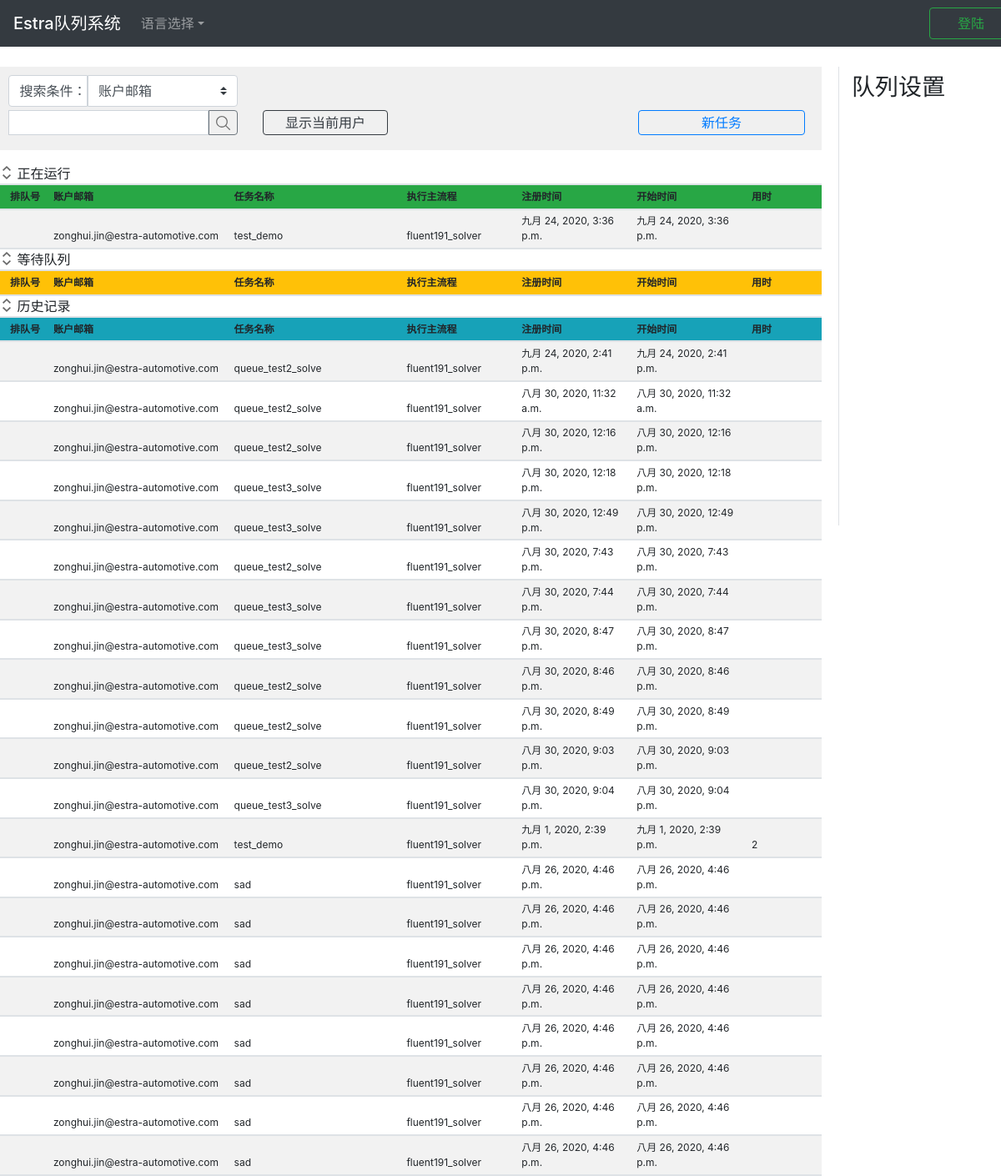
Before: / with the older database file.
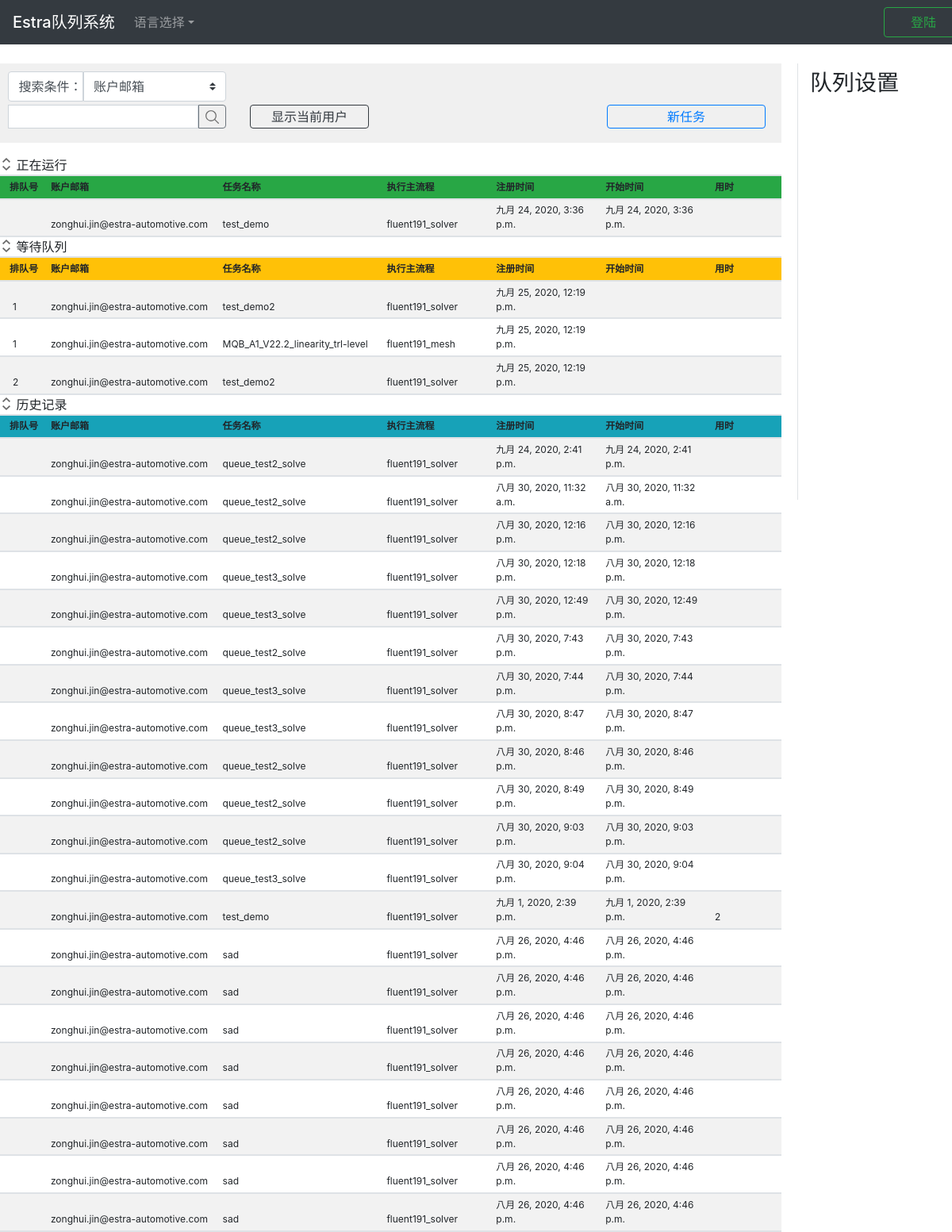
After: the same page with the newer database file.
### app_queue/models.py (models this page shows, shortened)
class RunningList(models.Model):
    objects = models.Manager()
    id = models.AutoField('ID', primary_key=True)
    order_id = models.CharField('队列ID', blank=True, default='', max_length=16)
    account_email = models.EmailField('账户邮箱', )
    sender_address = models.CharField('请求者地址', max_length=64)
    exec_app = models.CharField('执行主流程', max_length=128)
    mission_name = models.CharField('任务名称', max_length=64)
    mission_data = models.TextField('任务详情', )
    register_time = models.DateTimeField('注册时间')
    start_time = models.DateTimeField('开始时间', auto_now_add=True)
    used_time = models.CharField('用时', max_length=64, blank=True, default='')
    def short_mission_data(self):
        if len(str(self.mission_data)) > 30:
            return '{}...'.format(str(self.mission_data)[0:29])
        else:
            return str(self.mission_data)
    short_mission_data.allow_tags = True
    short_mission_data.short_description = '任务详情'
    class Meta:
        ordering = ["start_time"]
        verbose_name = "正在计算队列"
        verbose_name_plural = "正在计算队列"

class HistoryList(models.Model):
    objects = models.Manager()
    id = models.AutoField('ID', primary_key=True)
    order_id = models.CharField('队列ID', blank=True, default='', max_length=16)
    account_email = models.EmailField('账户邮箱', )
    sender_address = models.CharField('请求者地址', max_length=64)
    exec_app = models.CharField('执行主流程', max_length=128)
    mission_name = models.CharField('任务名称', max_length=64)
    mission_data = models.TextField('任务详情', )
    register_time = models.DateTimeField('注册时间')
    start_time = models.DateTimeField('开始时间')
    used_time = models.CharField('用时', max_length=64)
    def short_mission_data(self):
        if len(str(self.mission_data)) > 30:
            return '{}...'.format(str(self.mission_data)[0:29])
        else:
            return str(self.mission_data)
    short_mission_data.allow_tags = True
    short_mission_data.short_description = '任务详情'
    class Meta:
        ordering = ["id"]
        verbose_name = "历史记录队列"
        verbose_name_plural = "历史记录队列"

class WaitList(models.Model):
    objects = models.Manager()                  # for reminder purpose
    id = models.AutoField('ID', primary_key=True)
    order_id = models.IntegerField('队列ID', unique=False)
    account_email = models.EmailField('账户邮箱', )
    sender_address = models.CharField('请求者地址', max_length=64)
    exec_app = models.CharField('执行主流程', max_length=128)
    mission_name = models.CharField('任务名称', max_length=64)
    mission_data = models.TextField('任务详情', )
    register_time = models.DateTimeField('注册时间', auto_now_add=True)
    start_time = models.CharField('开始时间', blank=True, default='', max_length=64)
    used_time = models.CharField('用时', max_length=64, blank=True, default='')
    def short_mission_data(self):
        if len(str(self.mission_data)) > 30:
            return '{}...'.format(str(self.mission_data)[0:29])
        else:
            return str(self.mission_data)
    short_mission_data.allow_tags = True
    short_mission_data.short_description = '任务详情'
    class Meta:
        ordering = ["order_id"]
        verbose_name = "等待队列"
        verbose_name_plural = "等待队列"

### app_queue/views.py (the view)
# urls.py: path(r'', views.index),
def index(request):
    user_name = request.session.get('user_name')
    user_name_short = ''
    user_auth = request.session.get('authorization')
    is_login = False
    if user_name:
        is_login = True
        user_name_short = user_name.split('.')[0]
    main_apps = os.listdir('server_app')
    extend_apps_dict = {}
    for i, app in enumerate(main_apps):
        extend_apps_list = []
        file_list = os.listdir('server_app/%s' % app)
        for file in file_list:
            if file.startswith('extend_'):
                app_name = file.replace('extend_', '')
                extend_apps_list.append(app_name)
        extend_apps_dict[app] = extend_apps_list
    parameters = {
        'error_info': '',
        'user_name_short': user_name_short,
        'user_name': user_name,
        'user_auth': user_auth,
        'is_login': is_login,
        'queue_pause': queue_pause[0],
        'main_apps': main_apps,
        'extend_apps_dict': extend_apps_dict,
    }
    for list_name, obj in list_obj.items():
        missions = obj.all()
        mission_number = missions.count()
        if mission_number > 20:
            missions = missions[:21]
        parameters[list_name] = missions
    return render(request, 'index.html', parameters)

### app_queue/templates/index.html (shortened to what this page needs)
{% extends 'base.html' %}
{% load static %}
{% block css %}
<link href="{% static 'css/index2.css' %}" rel="stylesheet"/>{% endblock %}
{% block login_info %}
    {% if is_login == True %}
        <div class="text-whit text-success btn user_info">Welcome {{user_name_short}}</div>
        <a id="btn_logout" href="/logout"
           class="btn btn-outline-success btn_sign_up">注销
        </a>
    {% else %}
        <button type="button" id="btn_login" data-toggle="modal" data-target="#modal_login"
                class="btn btn-outline-success btn_sign_up">登陆
        </button>
    {% endif %}
{% endblock %}
{% block content %}
<div class="block_content_left ">
    <div class="block_control">
        <div class="input-group-prepend">
            <div class="search_tip">搜索条件：</div>
            <div class="">
                <select class="custom-select select_condition" id="search_condition">
                    <option selected value="2">账户邮箱</option>
                </select>
            </div>
        </div>
        <div class="input-group mb-3 mt-1">
            <input type="text" class="form-control input_search" id="input_search_key">
            <button class="btn btn-outline-secondary btn_search " type="button" id="btn_search"></button>
            <button type="button" class="btn btn-outline-dark btn_filter_user"
            {% if is_login == True %}
                id="btn_filter_user"
            {% else %}
                id="btn_filter_user_false"
            {% endif %}
            >显示当前用户
            </button>
            <button type="button" class="btn btn-outline-primary btn_add"
            {% if is_login == True %}
                id="btn_add_mission"
            {% else %}
                id="btn_add_mission_false"
            {% endif %}
            >新任务
            </button>
        </div>
    </div>
    <div class="block_table table-hover table-striped table-sm mt-3" id="area_3tables">
        <div class="margin_bottom">
            <button class="btn_collapse" type="button" data-toggle="collapse"
                    data-target="#collapse_table1"
                    aria-expanded="false" aria-controls="collapse_table1">
            </button>
            正在运行
        </div>
        <div id="collapse_table1" class="collapse show">
            <table class="" id="table_running">
                <thead class="bg-success">
                <tr>
                    <th class="item1">排队号</th>
                    <th class="item2">账户邮箱</th>
                    <th class="item3">任务名称</th>
                    <th class="item4">执行主流程</th>
                    <th class="item5">注册时间</th>
                    <th class="item6">开始时间</th>
                    <th class="item7">用时</th>
                </tr>
                </thead>
                <tbody>
                {% for mission in running_list%}
                <tr>
                    <td class="item1_td"></td>
                    <td>{{mission.account_email}}</td>
                    <td>{{mission.mission_name}}</td>
                    <td>{{mission.exec_app}}</td>
                    <td>{{mission.register_time}}</td>
                    <td>{{mission.start_time}}</td>
                    <td></td>
                </tr>
                {% endfor %}
                </tbody>
            </table>
        </div>
        <div class="margin_bottom">
            <button class="btn_collapse" type="button" data-toggle="collapse"
                    data-target="#collapse_table2"
                    aria-expanded="false" aria-controls="collapse_table2">
            </button>
            等待队列
        </div>
        <div id="collapse_table2" class="collapse show">
            <table class="" id="table_waiting">
                <thead class="bg-warning">
                <tr>
                    <th class="item1">排队号</th>
                    <th class="item2">账户邮箱</th>
                    <th class="item3">任务名称</th>
                    <th class="item4">执行主流程</th>
                    <th class="item5">注册时间</th>
                    <th class="item6">开始时间</th>
                    <th class="item7">用时</th>
                </tr>
                </thead>
                <tbody>
                {% for mission in waiting_list %}
                    <tr>
                        <td class="item1_td">{{mission.order_id}}</td>
                        <td>{{mission.account_email}}</td>
                        <td>{{mission.mission_name}}</td>
                        <td>{{mission.exec_app}}</td>
                        <td>{{mission.register_time}}</td>
                        <td>{{mission.start_time}}</td>
                        <td></td>
                    </tr>
                {% endfor %}
                </tbody>
            </table>
        </div>
        <div class="margin_bottom">
            <button class="btn_collapse" type="button" data-toggle="collapse"
                    data-target="#collapse_table3"
                    aria-expanded="false" aria-controls="collapse_table3">
            </button>
            历史记录
        </div>
        <div id="collapse_table3" class="collapse show">
            <table class="" id="table_history">
                <thead class="bg-info">
                <tr>
                    <th class="item1">排队号</th>
                    <th class="item2">账户邮箱</th>
                    <th class="item3">任务名称</th>
                    <th class="item4">执行主流程</th>
                    <th class="item5">注册时间</th>
                    <th class="item6">开始时间</th>
                    <th class="item7">用时</th>
                </tr>
                </thead>
                <tbody>
                {% for mission in history_list %}
                <tr>
                    <td></td>
                    <td>{{mission.account_email}}</td>
                    <td>{{mission.mission_name}}</td>
                    <td>{{mission.exec_app}}</td>
                    <td>{{mission.register_time}}</td>
                    <td>{{mission.start_time}}</td>
                    <td>{{mission.used_time}}</td>
                </tr>
                {% endfor %}
                </tbody>
            </table>
        </div>
    </div>
</div>
<div class="block_additional">
    <div class="fix_aside">
        <ul class="">
            <li><h3 class="mt-2 ">队列设置</h3></li>
        </ul>
    </div>
</div>
{% endblock content %}

### templates/base.html (shortened to what this page needs)
<!doctype html>
{% load static %}
<html lang="en">
<head>
    <link rel="stylesheet" href="https://cdn.jsdelivr.net/npm/bootstrap@4.5.0/dist/css/bootstrap.min.css"
>
    <link rel="stylesheet" href="{%static 'css/base.css'%}">
    {% block css %}{% endblock %}
</head>
<body>
<div class=" bg-dark fixed-top">
    <nav class="navbar navbar-expand-lg navbar-dark nav_content">
        <a class="navbar-brand mb-0 h1" href="/">Estra队列系统</a>
        <div class="collapse navbar-collapse" id="navbarSupportedContent">
            <ul class="navbar-nav mr-auto">
                <li class="nav-item dropdown">
                    <a class="nav-link dropdown-toggle" href="#" id="navbarDropdown" role="button"
                       data-toggle="dropdown"
                       aria-haspopup="true" aria-expanded="false">语言选择</a>
                </li>
            </ul>
            {% block login_info %}
            {% endblock %}
        </div>
    </nav>
</div>
<div class="block_content">
{% block content %}
{% endblock%}
</div>
</body>
</html>

### static/css/base.css (style rules this page uses)
.nav_content { width: 1230px; margin: 0px auto; }
.block_content { position: relative; top: 75px; width: 1200px; margin: 5px auto; }

### static/css/index2.css (style rules this page uses)
.btn_sign_up { width: 100px; }
.search_tip { display: inline-block; font-weight: 400; text-align: center; vertical-align: middle; user-select: none; color:#495057; background-color: #ffffff; border: 1px solid transparent; border-color: #ced4da; border-radius: 0.25rem 0 0 0.25rem; padding: .375rem 0rem .375rem .75rem; width: 95px; }
.select_condition { width: 180px; border-radius: 0 0.25rem 0.25rem 0; }
.block_content_left { float:left; width: 1000px; }
.block_control { height: 100px; margin-right: 15px; padding: 10px; background-color: #F0F0F0; }
.block_control .input_search { flex: none; width: 240px; height: 30px; padding: 0.1rem 0.75rem; }
.block_control .btn_search { width: 35px; height: 30px; padding: 0.1rem 0.75rem; background-image: url('../icon/search.svg'); background-position:center; background-size: 50%; background-repeat: no-repeat; border-radius: 0px 0.25rem 0.25rem 0px; }
.block_control .btn_filter_user { margin-left: 30px; width: 150px; padding: 0.1rem 0.75rem; }
.block_control .btn_add { margin-left: 300px; width: 200px; padding: 0.1rem 0.75rem; }
.block_table { margin-right: 15px; }
.block_table table { width: 100%; color: #212529; }
.block_table .btn_collapse { width: 1rem; height: 1rem; border: 0px; background-color: #ffffff; background-image: url('../icon/expand.svg'); background-size: 100% 100%; background-repeat: no-repeat; }
.block_table .margin_bottom { border-bottom:2px solid #dee2e6; }
.block_table thead, th, td { vertical-align: bottom; font-size: 0.75rem; border-bottom:2px solid #dee2e6; }
.block_table .item1_td { padding-left: 1rem; width: 6%; }
.block_table .item1 { padding-left: 0.75rem; width: 6%; }
.block_table .item2 { width: 22%; }
.block_table .item3 { width: 21%; }
.block_table .item4 { width: 14%; }
.block_table .item5 { width: 14%; }
.block_table .item6 { width: 14%; }
.block_table .item7 { width: 9%; }
.block_additional { float: left; width: 195px; margin-left: 5px; }
.block_additional .fix_aside { position: fixed; height: 550px; width: 195px; z-index: 99; padding-left: 15px; border-left:1px solid #dee2e6; }
.block_additional .fix_aside ul { list-style-type: none; padding-left: 0px; }
.block_additional .fix_aside ul h3 { padding: 0rem; }

Changed rows visible on the page:
added WaitList: order_id "1", account_email "zonghui.jin@estra-automotive.com", mission_name "test_demo2", exec_app "fluent191_solver", register_time "九月 25, 2020, 12:19 p.m."
added WaitList: order_id "1", account_email "zonghui.jin@estra-automotive.com", mission_name "MQB_A1_V22.2_linearity_trl-level", exec_app "fluent191_mesh", register_time "九月 25, 2020, 12:19 p.m."
added WaitList: order_id "2", account_email "zonghui.jin@estra-automotive.com", mission_name "test_demo2", exec_app "fluent191_solver", register_time "九月 25, 2020, 12:19 p.m."
